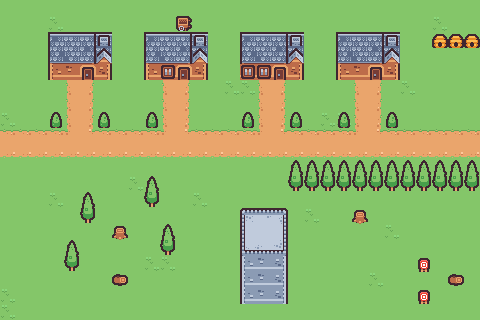

This game map was drawn from its Tiled (.tmx) file and the tilesets committed beside it. A one-line description and the full map source follow:
An orthogonal 30x20 tile map with 16x16 px tiles, 2 tile layers (Tile Layer 1, bla), 2 tilesets.

<map version="1.10" tiledversion="1.10.1" orientation="orthogonal" renderorder="right-down" width="30" height="20" tilewidth="16" tileheight="16" infinite="0" nextlayerid="4" nextobjectid="1">
 <tileset firstgid="1" source="tilemap_packed.tsx" />
 <tileset firstgid="133" source="tilemap_packed_Ski.tsx" />
 <layer id="1" name="Tile Layer 1" width="30" height="20">
  <data encoding="csv">
1,1,1,1,1,1,1,1,1,1,1,1,1,1,1,1,1,1,1,1,1,1,1,1,1,1,1,1,1,1,
1,1,1,2,1,1,1,1,1,1,1,1,1,1,1,1,1,1,1,1,1,1,1,1,1,1,1,2,1,1,
1,1,1,1,1,1,1,1,1,1,1,1,1,1,1,1,1,1,1,1,1,1,2,1,1,1,1,1,1,1,
1,1,1,1,1,2,1,1,1,1,1,2,1,1,1,1,1,1,2,1,1,1,1,1,1,1,1,1,1,1,
1,1,1,1,1,1,1,1,1,1,1,1,1,1,1,1,1,1,1,1,1,1,1,1,1,1,1,1,1,1,
1,1,1,1,1,1,1,1,1,1,1,1,1,1,2,2,1,1,1,1,1,1,1,1,1,2,1,1,1,1,
1,1,1,1,1,1,1,1,1,1,1,1,1,1,1,1,1,1,1,1,1,1,1,1,1,1,1,1,1,1,
2,1,1,1,1,2,1,1,1,1,2,1,1,1,1,1,1,1,1,1,2,2,1,1,1,1,1,1,1,1,
1,1,1,1,1,1,1,1,1,1,1,1,1,1,1,1,1,1,1,1,1,2,1,1,1,1,1,1,1,1,
1,1,1,1,1,1,1,1,1,1,1,1,1,1,1,1,1,1,1,1,1,1,1,1,1,1,1,1,1,1,
1,1,1,1,1,1,1,1,1,1,1,1,1,1,1,1,1,1,1,1,1,1,1,1,1,1,1,1,1,1,
1,1,1,1,1,1,1,1,2,1,1,1,1,1,1,1,1,1,1,1,1,1,1,1,1,1,1,1,1,1,
1,1,1,2,1,1,1,1,1,1,1,1,2,1,1,1,1,1,1,1,1,1,1,1,1,1,1,1,1,1,
1,1,1,1,1,1,1,1,1,1,1,1,1,1,1,1,1,1,1,2,1,1,1,1,1,1,1,1,1,1,
1,1,1,1,1,1,1,1,1,1,1,1,1,1,1,1,1,1,1,1,1,1,1,1,2,1,1,1,1,1,
1,1,1,1,1,1,1,1,1,1,1,1,1,1,1,2,1,1,1,1,1,1,1,1,1,1,1,1,1,1,
1,1,1,1,1,1,1,1,1,2,2,1,1,1,1,1,1,1,1,1,1,1,1,1,1,1,1,1,1,1,
1,1,1,1,1,1,1,1,1,1,1,1,1,1,1,1,1,1,1,1,1,1,1,2,1,1,1,1,1,1,
2,1,1,1,1,1,1,1,1,1,1,1,1,1,1,1,1,1,1,1,1,1,1,1,1,1,1,1,1,1,
2,1,1,1,1,1,1,1,1,1,1,1,1,1,1,1,1,1,1,1,1,1,1,1,1,1,1,1,1,1
</data>
 </layer>
 <layer id="2" name="bla" width="30" height="20">
  <data encoding="csv">
0,0,0,0,0,0,0,0,0,0,0,0,0,0,0,0,0,0,0,0,0,0,0,0,0,0,0,0,0,0,
0,0,0,0,0,0,0,0,0,0,0,58,0,0,0,0,0,0,0,0,0,0,0,0,0,0,0,0,0,0,
0,0,0,49,50,51,52,0,0,49,50,51,52,0,0,49,50,51,52,0,0,49,50,51,52,0,0,95,95,95,
0,0,0,61,62,63,64,0,0,61,62,63,64,0,0,61,62,63,64,0,0,61,62,63,64,0,0,0,0,0,
0,0,0,73,74,86,76,0,0,73,85,86,76,0,0,85,85,86,76,0,0,73,74,86,76,0,0,0,0,0,
0,0,0,0,25,27,0,0,0,0,25,27,0,0,0,0,25,27,0,0,0,0,25,27,0,0,0,0,0,0,
0,0,0,0,25,27,0,0,0,0,25,27,0,0,0,0,25,27,0,0,0,0,25,27,0,0,0,0,0,0,
0,0,0,29,25,27,29,0,0,29,25,27,0,0,0,29,25,27,29,0,0,29,25,27,29,0,0,0,0,0,
14,14,14,14,40,41,14,14,14,14,40,41,14,14,14,14,40,41,14,14,14,14,40,41,14,14,14,14,14,14,
38,38,38,38,38,38,38,38,38,38,38,38,38,38,38,38,38,38,38,38,38,38,38,38,38,38,38,38,38,38,
0,0,0,0,0,0,0,0,0,0,0,0,0,0,0,0,0,0,5,5,5,5,5,5,5,5,5,5,5,5,
0,0,0,0,0,0,0,0,0,5,0,0,0,0,0,0,0,0,17,17,17,17,17,17,17,17,17,17,17,17,
0,0,0,0,0,5,0,0,0,17,0,0,0,0,0,0,0,0,0,0,0,0,0,0,0,0,0,0,0,0,
0,0,0,0,0,17,0,0,0,0,0,0,0,0,0,97,98,99,0,0,0,0,180,0,0,0,0,0,0,0,
0,0,0,0,0,0,0,180,0,0,5,0,0,0,0,109,110,111,0,0,0,0,0,0,0,0,0,0,0,0,
0,0,0,0,5,0,0,0,0,0,17,0,0,0,0,121,122,123,0,0,0,0,0,0,0,0,0,0,0,0,
0,0,0,0,17,0,0,0,0,0,0,0,0,0,0,77,78,80,0,0,0,0,0,0,0,0,96,0,0,0,
0,0,0,0,0,0,0,107,0,0,0,0,0,0,0,77,78,80,0,0,0,0,0,0,0,0,0,0,107,0,
0,0,0,0,0,0,0,0,0,0,0,0,0,0,0,77,78,80,0,0,0,0,0,0,0,0,96,0,0,0,
0,0,0,0,0,0,0,0,0,0,0,0,0,0,0,0,0,0,0,0,0,0,0,0,0,0,0,0,0,0
</data>
 </layer>
</map>
